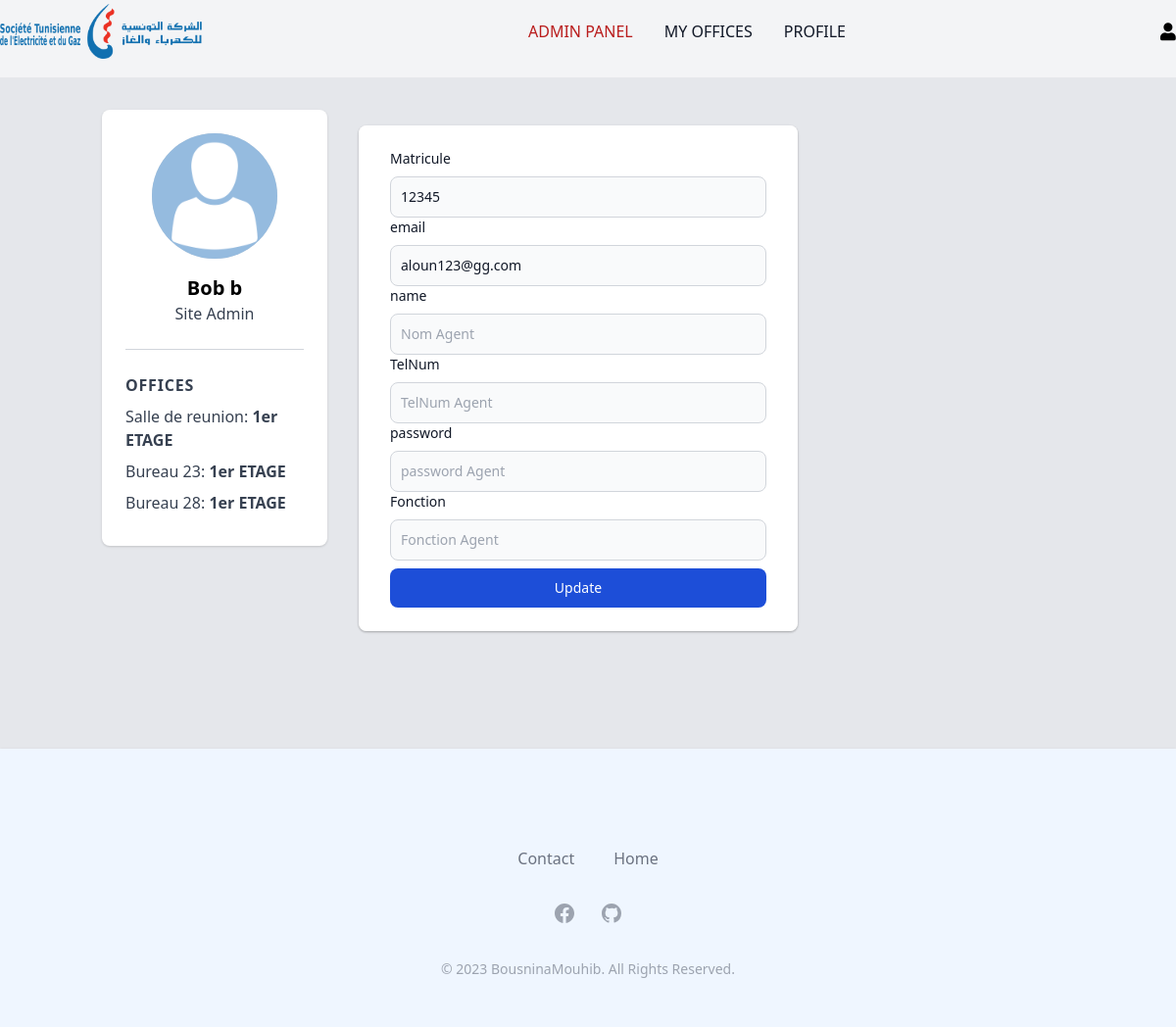
Screenshot of /profile (signed in) with the database file from the repository.
### tables this page shows
CREATE TABLE `users` (
  `id_user` int(8) NOT NULL,
  `mat_user` int(5) NOT NULL,
  `name` varchar(35) NOT NULL,
  `email` varchar(200) NOT NULL,
  `password` varchar(30) NOT NULL,
  `role` varchar(8) NOT NULL DEFAULT 'user',
  `telnum` int(10) NOT NULL,
  `Fonction` varchar(30) NOT NULL
);

CREATE TABLE `localusers` (
  `id_local` int(8) NOT NULL,
  `id_user` int(8) NOT NULL,
  `mat_user` int(5) NOT NULL,
  `Refop` int(8) NOT NULL
);

CREATE TABLE `local` (
  `id_local` int(8) NOT NULL,
  `name` varchar(30) NOT NULL,
  `placement` text NOT NULL,
  `image` varchar(255) NOT NULL
);

### core/Functions.php (called while the page is built, shortened)
<?php
function base_path($path)
{
    return BASE_PATH . $path;
}
function view($path, $attributes = []){
    extract($attributes);
    require  base_path('views/'.$path);
}

### controllers/user/index.php (called while the page is built, shortened)
<?php
$config = require base_path('config.php');
$db = new Database($config['database']);
$mat_user = $_SESSION['mat_user'];
$currentUser = $db->query("SELECT * FROM users WHERE mat_user = :mat_user", ['mat_user' => $mat_user])->get();
$query = "SELECT localusers.*, local.name AS office_name, local.placement, local.image
          FROM localusers
          JOIN local ON localusers.id_local = local.id_local
          WHERE localusers.mat_user = :mat_user
          ";
$params = ['mat_user' => $mat_user];
$offices = $db->query($query, $params)->get();
view("user/profile.views.php", [
    'heading' => 'Profile',
    'currentUser' => $currentUser,
    'offices' => $offices
]);

### public/index.php (called while the page is built, shortened)
<?php
require BASE_PATH . 'core/functions.php';
spl_autoload_register(function ($class) {
    $class = str_replace("\\", '/', $class);
});
$router = new \core\Router();
$uri = parse_url($_SERVER['REQUEST_URI'])['path'];
$method =$_POST['_method'] ?? $_SERVER['REQUEST_METHOD'];
$router->route($uri, $method);

### config.php (called while the page is built)
<?php
return [
    'database' => [
        'host' => 'localhost',
        'port' => 3306,
        'dbname' => 'steggestionim',
        'charset' => 'utf8mb4'
    ],
];

### core/Database.php (called while the page is built, shortened)
<?php
    class Database {
    public  $connection;
    public $statement;
    public function __construct($config,$username ="root" ,$password= "")
    {
        $dsn = ('mysql:' . http_build_query($config,'',';'));
        $this-> connection = new PDO($dsn, $username, $password,[
            PDO::ATTR_DEFAULT_FETCH_MODE => PDO::FETCH_ASSOC
        ]);
    }
    public function query($query,$params = [])
    {
        $this->statement = $this-> connection ->prepare($query);
        $this->statement->execute($params);
        return $this;
    }
    public function get(){
        return $this->statement->fetchAll();
    }
}

### views/user/profile.views.php (the view, shortened to what this page needs)
<?php require base_path ('views/partials/head.php') ?>
<?php require base_path ('views/partials/nav.php') ?>
<main class="h-full overflow-y-auto">
    <?php foreach ($currentUser as $user) : ?>
    <div class="container mx-auto py-8">
        <div class="grid grid-cols-4 sm:grid-cols-12 gap-6 px-4">
            <div class="col-span-4 sm:col-span-3">
                <div class="bg-white shadow rounded-lg p-6">
                    <div class="flex flex-col items-center">
                        <img src="images/avatar-1577909_640.png"
                            class="w-32 h-32 bg-gray-300 rounded-full mb-4 shrink-0">
                        <h1 class="text-xl font-bold"><?= $_SESSION['name'] ?></h1>
                        <p class="text-gray-700"><?= $user['Fonction'] ?></p>
                    </div>
                    <hr class="my-6 border-t border-gray-300">
                    <div class="flex flex-col">
                        <span class="text-gray-700 uppercase font-bold tracking-wider mb-2">Offices</span>
                        <?php foreach ($offices as $bureau) : ?>
                        <ul>
                            <li class="mb-2">
                                <span class="text-gray-700"><?= $bureau["office_name"]?>:
                                    <b><?= $bureau["placement"]?></b></span>
                            </li>
                            <?php endforeach; ?>
                        </ul>
                    </div>
                </div>
            </div>
            <div class="col-span-4 sm:col-span-9">
                <div class="  p-2 justify-center">
                    <form class="space-y-2 w-auto" action="" method="POST" enctype="multipart/form-data">
                        <div class="relative w-full h-full max-w-md md:h-auto">
                            <div class="relative bg-white rounded-lg shadow dark:bg-gray-700">
                                <div class="relative bg-white rounded-lg shadow dark:bg-gray-700">
                                    <div class="px-6 py-6 lg:px-8">
                                        <div>
                                            <label for="mat_user"
                                                class="block mb-2 text-sm font-medium text-gray-900 ">Matricule</label>
                                            <input type="mat_user" name="mat_user" id="mat_user"
                                                value="<?= $user['mat_user'] ?>"
                                                class="bg-gray-50 border border-gray-300 text-gray-900 text-sm rounded-lg focus:ring-red-500 focus:border-red-700 block w-full p-2.5 dark:bg-gray-600"
                                                placeholder="matricule" readonly>
                                            <label for="email"
                                                class="block mb-2 text-sm font-medium text-gray-900 ">email</label>
                                            <input type="email" name="email" id="email"
                                                class="bg-gray-50 border border-gray-300 text-gray-900 text-sm rounded-lg focus:ring-red-500 focus:border-red-700 block w-full p-2.5 dark:bg-gray-600"
                                                value="<?= $user['email'] ?>" readonly>
                                        </div>
                                        <label for="name"
                                            class="block mb-2 text-sm font-medium text-gray-900 ">name</label>
                                        <input type="name" name="name" id="name"
                                            class="bg-gray-50 border border-gray-300 text-gray-900 text-sm rounded-lg focus:ring-blue-500 focus:border-blue-500 block w-full p-2.5 dark:bg-gray-600  "
                                            placeholder="Nom Agent">
                                        <label for="name"
                                            class="block mb-2 text-sm font-medium text-gray-900 ">TelNum</label>
                                        <input type="TelNum" name="TelNum" id="TelNum"
                                            class="bg-gray-50 border border-gray-300 text-gray-900 text-sm rounded-lg focus:ring-blue-500 focus:border-blue-500 block w-full p-2.5 dark:bg-gray-600  "
                                            placeholder="TelNum Agent">
                                        <label for="password"
                                            class="block mb-2 text-sm font-medium text-gray-900 ">password</label>
                                        <input type="password" name="password" id="password"
                                            class="bg-gray-50 border border-gray-300 text-gray-900 text-sm rounded-lg focus:ring-blue-500 focus:border-blue-500 block w-full p-2.5 dark:bg-gray-600  "
                                            placeholder="password Agent">
                                        <label for="Fonction"
                                            class="block mb-2 text-sm font-medium text-gray-900 ">Fonction</label>
                                        <input type="Fonction" name="Fonction" id="Fonction"
                                            class="bg-gray-50 border border-gray-300 text-gray-900 text-sm rounded-lg focus:ring-blue-500 focus:border-blue-500 block w-full p-2.5 dark:bg-gray-600  "
                                            placeholder="Fonction Agent">
                                        <button type="submit"
                                            class="w-full mt-2 text-white bg-blue-700 hover:bg-blue-800 focus:ring-4 focus:outline-none focus:ring-blue-300 font-medium rounded-lg text-sm px-5 py-2.5 text-center dark:bg-blue-600 dark:hover:bg-blue-700 dark:focus:ring-blue-800">
                                            Update
                                        </button>
                                    </div>
                                </div>
                            </div>
                        </div>
                </div>
            </div>
        </div>
        <?php endforeach; ?>
    </div>
<footer class="pt-20">
  <?php require base_path('views/partials/foot.php') ?>
</footer>
</main>

### core/Router.php (shortened to what this page needs)
<?php
class Router{
    protected $routes = [];
    public function add($method,$uri,$controller){
        $this->routes[] = [
            'uri' => $uri,
            'controller' => $controller,
            'method' => $method
        ];
    }
    public function route($uri,$method)
    {
        foreach($this->routes as $route){
            if ($route['uri']===$uri && $route['method'] === strtoupper($method)){
                return require base_path($route['controller']);
            }
        }
    }
}

### rows the page displays
users: Fonction "Site Admin", mat_user "12345", email "aloun123@gg.com"
localusers: id_local.name "Salle de reunion", id_local.placement "1er ETAGE"
localusers: id_local.name "Bureau 23", id_local.placement "1er ETAGE"
localusers: id_local.name "Bureau 28", id_local.placement "1er ETAGE"
